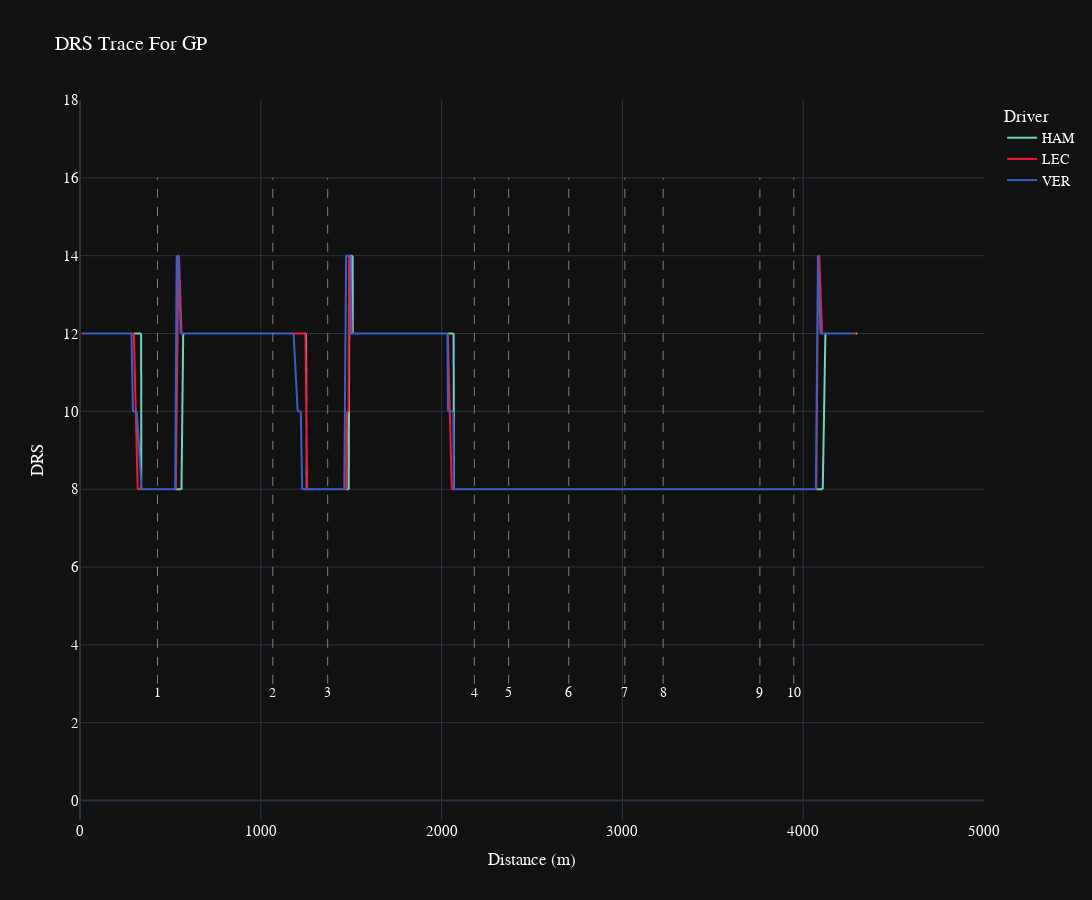

Notebook cell for this chart:
### Code cell
fig_drs=px.line(data_frame=track2[(track2['Driver'].isin(['HAM','VER','LEC'])&(track2['LapRank']==1.0))], x="Dist_Diff_Sum", y="DRS",
           color="Driver", hover_name="Driver",
           height=900, width=1800,
           template="plotly_dark",
           title="DRS Trace For GP",
           color_discrete_map={
                 "ALB": "#64C4FF",
                 "ALO": "#229971",
                 "BOT": "#52e252",
                 "GAS": "#0093cc",
                 "HAM": "#27F4D2",
                 "HUL": "#B6BABD",
                 "LEC": "#E80020",
                 "MAG": "#B6BABD",
                 "NOR": "#FF8000",
                 "OCO": "#0093cc",
                 "PER": "#3671C6",
                 "PIA": "#FF8000",
                 "RIC": "#6692FF",
                 "RUS": "#27F4D2",
                 "SAI": "#E80020",
                 "SAR": "#37BEDD",
                 "STR": "#229971",
                 "TSU": "#6692FF",
                 "VER": "#3671C6",
                 "ZHO": "#52e252"
          }
          )

fig_drs.update_layout(
    xaxis_title="Distance (m)",
    yaxis_title="DRS",
)

v_min = track2['DRS'].min()
v_max = track2['DRS'].max()
corner_distance=circuit_info.corners['Distance']

for k in corner_distance:
  fig_drs.add_shape(type='line',
                yref="y",
                xref="x",
                x0=k,
                y0=v_min-5,
                x1=k,
                y1=v_max+2,
                line_width=1,
                line_dash="dash",
                line_color="grey")
fig_drs.update_xaxes(range=[0, 5000])
fig_drs.update_yaxes(range=[-0.5, 18])

for _, corner in circuit_info.corners.iterrows():
    txt = f"{corner['Number']}{corner['Letter']}"
    fig_drs.add_annotation(x=corner['Distance'], y=v_min-5.5, text=txt, showarrow=False, yshift=10)
fig_drs.update_layout(
   title_x=0.5,
   hoverlabel=dict(
        bgcolor="white",
        font_size=16,
        font_family="PT Sans Narrow"
    ),
    yaxis = dict(tickfont = dict(size=15)),
    xaxis = dict(tickfont = dict(size=15)),
    font=dict(
        family="PT Sans Narrow",
        size=14,
        color="White"
    ),
    title_font_family="PT Sans Narrow"
#  "Arial", "Balto", "Courier New", "Droid Sans", "Droid Serif", "Droid Sans Mono", "Gravitas One", "Old Standard TT", "Open Sans", "Overpass", "PT Sans Narrow", "Raleway", "Times New Roman"
)
fig_drs.show()

### Figure 1 — Plotly figure (JSON) as saved in the notebook; plotly's stock layout.template omitted (floating-point values rounded to 4 significant figures; data arrays with more than 128 entries replaced by an {"elided": "..."} marker saying what was removed)
{"data": [{"hovertemplate": "<b>%{hovertext}</b><br><br>Driver=HAM<br>Dist_Diff_Sum=%{x}<br>DRS=%{y}<extra></extra>", "hovertext": {"elided": "508 str values"}, "legendgroup": "HAM", "line": {"color": "#6CD3BF", "dash": "solid"}, "marker": {"symbol": "circle"}, "mode": "lines", "name": "HAM", "showlegend": true, "type": "scattergl", "x": {"elided": "508 float values"}, "xaxis": "x", "y": {"elided": "508 int values"}, "yaxis": "y"}, {"hovertemplate": "<b>%{hovertext}</b><br><br>Driver=LEC<br>Dist_Diff_Sum=%{x}<br>DRS=%{y}<extra></extra>", "hovertext": {"elided": "498 str values"}, "legendgroup": "LEC", "line": {"color": "#F91536", "dash": "solid"}, "marker": {"symbol": "circle"}, "mode": "lines", "name": "LEC", "showlegend": true, "type": "scattergl", "x": {"elided": "498 float values"}, "xaxis": "x", "y": {"elided": "498 int values"}, "yaxis": "y"}, {"hovertemplate": "<b>%{hovertext}</b><br><br>Driver=VER<br>Dist_Diff_Sum=%{x}<br>DRS=%{y}<extra></extra>", "hovertext": {"elided": "494 str values"}, "legendgroup": "VER", "line": {"color": "#3860C6", "dash": "solid"}, "marker": {"symbol": "circle"}, "mode": "lines", "name": "VER", "showlegend": true, "type": "scattergl", "x": {"elided": "494 float values"}, "xaxis": "x", "y": {"elided": "494 int values"}, "yaxis": "y"}], "layout": {"annotations": [{"showarrow": false, "text": "1", "x": 428.8, "y": 2.5, "yshift": 10}, {"showarrow": false, "text": "2", "x": 1066.0, "y": 2.5, "yshift": 10}, {"showarrow": false, "text": "3", "x": 1370.0, "y": 2.5, "yshift": 10}, {"showarrow": false, "text": "4", "x": 2181.0, "y": 2.5, "yshift": 10}, {"showarrow": false, "text": "5", "x": 2371.0, "y": 2.5, "yshift": 10}, {"showarrow": false, "text": "6", "x": 2703.0, "y": 2.5, "yshift": 10}, {"showarrow": false, "text": "7", "x": 3013.0, "y": 2.5, "yshift": 10}, {"showarrow": false, "text": "8", "x": 3225.0, "y": 2.5, "yshift": 10}, {"showarrow": false, "text": "9", "x": 3761.0, "y": 2.5, "yshift": 10}, {"showarrow": false, "text": "10", "x": 3948.0, "y": 2.5, "yshift": 10}], "font": {"color": "White", "family": "PT Sans Narrow", "size": 14}, "height": 900, "legend": {"title": {"text": "Driver"}, "tracegroupgap": 0}, "shapes": [{"line": {"color": "grey", "dash": "dash", "width": 1}, "type": "line", "x0": 428.8, "x1": 428.8, "xref": "x", "y0": 3, "y1": 16, "yref": "y"}, {"line": {"color": "grey", "dash": "dash", "width": 1}, "type": "line", "x0": 1066.0, "x1": 1066.0, "xref": "x", "y0": 3, "y1": 16, "yref": "y"}, {"line": {"color": "grey", "dash": "dash", "width": 1}, "type": "line", "x0": 1370.0, "x1": 1370.0, "xref": "x", "y0": 3, "y1": 16, "yref": "y"}, {"line": {"color": "grey", "dash": "dash", "width": 1}, "type": "line", "x0": 2181.0, "x1": 2181.0, "xref": "x", "y0": 3, "y1": 16, "yref": "y"}, {"line": {"color": "grey", "dash": "dash", "width": 1}, "type": "line", "x0": 2371.0, "x1": 2371.0, "xref": "x", "y0": 3, "y1": 16, "yref": "y"}, {"line": {"color": "grey", "dash": "dash", "width": 1}, "type": "line", "x0": 2703.0, "x1": 2703.0, "xref": "x", "y0": 3, "y1": 16, "yref": "y"}, {"line": {"color": "grey", "dash": "dash", "width": 1}, "type": "line", "x0": 3013.0, "x1": 3013.0, "xref": "x", "y0": 3, "y1": 16, "yref": "y"}, {"line": {"color": "grey", "dash": "dash", "width": 1}, "type": "line", "x0": 3225.0, "x1": 3225.0, "xref": "x", "y0": 3, "y1": 16, "yref": "y"}, {"line": {"color": "grey", "dash": "dash", "width": 1}, "type": "line", "x0": 3761.0, "x1": 3761.0, "xref": "x", "y0": 3, "y1": 16, "yref": "y"}, {"line": {"color": "grey", "dash": "dash", "width": 1}, "type": "line", "x0": 3948.0, "x1": 3948.0, "xref": "x", "y0": 3, "y1": 16, "yref": "y"}], "title": {"font": {"family": "PT Sans Narrow"}, "text": "DRS Trace For GP"}, "width": 1800, "xaxis": {"anchor": "y", "domain": [0, 1], "range": [0, 5000], "tickfont": {"size": 15}, "title": {"text": "Distance (m)"}}, "yaxis": {"anchor": "x", "domain": [0, 1], "range": [-0.5, 18], "tickfont": {"size": 15}, "title": {"text": "DRS"}}}}
